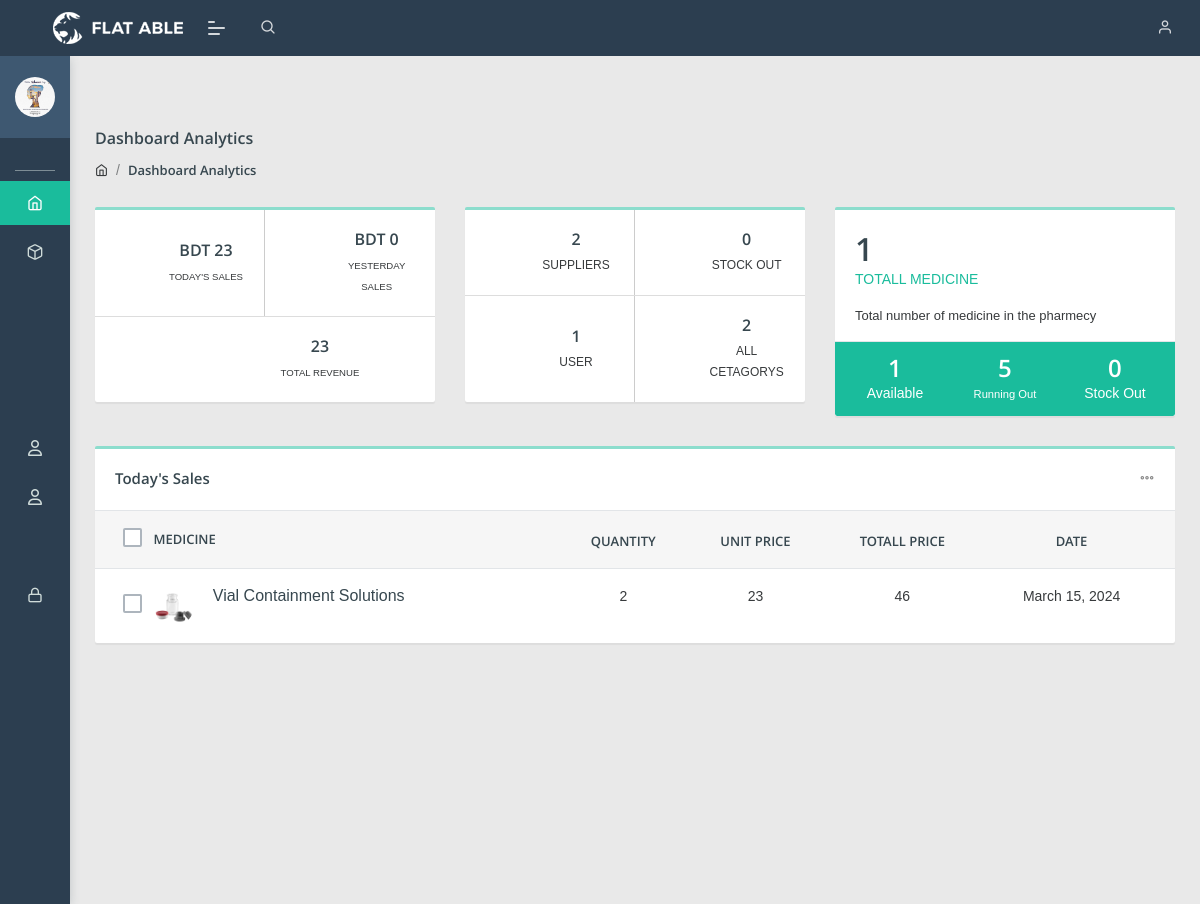
The app's page / (signed in) with its own data.
### Auth_App/models.py (models this page shows, shortened)
class UserProfile(models.Model):
    user = models.OneToOneField(User, on_delete=models.CASCADE, related_name='user_profile')
    addess = models.CharField(max_length=160, null=True)
    dob = models.DateField(null=True)
    phone = models.CharField(max_length=20, null=True)
    profile_pic = models.ImageField(upload_to='profile_img', null=True)

### Pharmacey_App/models.py (models this page shows, shortened)
class Sale(models.Model):
    Product = models.ForeignKey(Medicine, on_delete=models.CASCADE, related_name='sele_medicine')
    client = models.ForeignKey(Client, on_delete=models.CASCADE)
    quntity = models.IntegerField()
    sale_date = models.DateField(auto_now=True)
    def get_total_price(self):
        total = self.Product.selling_Price * self.quntity
        return total

class Medicine(models.Model):
    medicine = models.OneToOneField(Stock_Medisice, on_delete=models.CASCADE)
    selling_Price = models.IntegerField()
    discount = models.IntegerField(null=True, blank=True)
    Description = models.TextField()

class Stock_Medisice(models.Model):
    medicine_name = models.CharField(max_length=160)
    Category = models.ForeignKey(Catagory,on_delete=models.CASCADE)
    Supplier = models.ForeignKey(Suplier, on_delete=models.CASCADE)
    price = models.IntegerField(default=0)
    quatity = models.IntegerField(default=0)
    exire_date = models.DateField()
    medicine_img = models.ImageField(upload_to='medicine_pic')

### Pharmacey_App/views.py (the view)
# urls.py: path('', views.Deshbord, name='Deshbord'),
@login_required()
def Deshbord(request):
    tomorrow = timedelta(days=-1)
    last7_days = timedelta(days=-7)
    Date = date.today()
    yesterday_date = Date + tomorrow
    last_7days_date = Date + last7_days
    today_sale = Sale.objects.filter(sale_date=Date)
    yesterday_sale = Sale.objects.filter(sale_date=yesterday_date)
    last7dyas_sale = Sale.objects.filter(sale_date=last_7days_date)
    today_total_sale = 0
    yesterday_total_sale = 0
    befor7_days_total = 0
    for i in today_sale:
        today_total_sale += i.Product.selling_Price
    for i in yesterday_sale:
        yesterday_total_sale += i.Product.selling_Price
    for i in last7dyas_sale:
        yesterday_total_sale += i.Product.selling_Price
    suplier = Suplier.objects.all()
    user = User.objects.all().count()
    medicine = Medicine.objects.all()
    list = []
    for i in medicine:
        if (i.medicine.exire_date) <= Date:
            list.append(i)
    catagory = Catagory.objects.all().count()
    medicine = Medicine.objects.all().count()
    Total = Sale.objects.all()
    total_sale = 0
    for i in Total:
        total_sale += i.Product.selling_Price
    Stock_out = Stock_Medisice.objects.filter(quatity=0).count()
    Stock_out = Stock_Medisice.objects.filter(quatity=0).count()
    context = {
        'today_total_sale':today_total_sale,
        'yesterday_total_sale':yesterday_total_sale,
        'suplier':suplier,
        'user':user,
        'catagory':catagory,
        'medicine':medicine,
        'today_sale':today_sale,
        'total_sale':total_sale,
        'Stock_out':Stock_out,
    }
    return render(request, 'HOD/Deshbord.html', context)

### templates/HOD/Deshbord.html (shortened to what this page needs)
{% extends "base.html" %}
{% load static %}
{% block body_block %}
<div class="pcoded-content">
  <div class="page-header">
      <div class="page-block">
          <div class="row align-items-center">
              <div class="col-md-12">
                  <div class="page-header-title">
                      <h5 class="m-b-10">Dashboard Analytics</h5>
                  </div>
                  <ul class="breadcrumb">
                      <li class="breadcrumb-item"><a href="index.html"><i class="feather icon-home"></i></a></li>
                      <li class="breadcrumb-item"><a href="#!">Dashboard Analytics</a></li>
                  </ul>
              </div>
          </div>
      </div>
  </div>
  <div class="row">
      <div class="col-md-12 col-xl-4">
          <div class="card flat-card">
              <div class="row-table">
                  <div class="col-sm-6 card-body br">
                      <div class="row">
                          <div class="col-sm-4">
                              <i class="fa-solid fa-file-invoice-dollar text-success"></i>
                          </div>
                          <div class="col-sm-8 text-md-center">
                              <h5>BDT {{today_total_sale}}</h5>
                              <span><small>TODAY'S SALES</small></span>
                          </div>
                      </div>
                  </div>
                  <div class="col-sm-6 card-body">
                      <div class="row">
                          <div class="col-sm-4">
                              <i class="fa-solid fa-comments-dollar text-danger"></i>
                          </div>
                          <br/>
                          <div class="col-sm-8 text-md-center">
                              <h5>BDT {{yesterday_total_sale}}</h5>
                              <span><small>YESTERDAY SALES</small></span>
                          </div>
                      </div>
                  </div>
              </div>
              <div class="row-table">
                  <div class="col-sm-6 card-body">
                      <div class="row">
                          <div class="col-sm-4">
                              <i class="fa-solid fa-chart-column text-warning"></i>
                          </div>
                          <div class="col-sm-8 text-md-center">
                              <h5>{{total_sale}}</h5>
                              <span><small>TOTAL REVENUE</small></span>
                          </div>
                      </div>
                  </div>
              </div>
          </div>
      </div>
      <div class="col-md-12 col-xl-4">
          <div class="card flat-card">
              <div class="row-table">
                  <div class="col-sm-6 card-body br">
                      <div class="row">
                          <div class="col-sm-4">
                              <i class="fa-solid fa-people-group text-success"></i>
                          </div>
                          <div class="col-sm-8 text-md-center">
                              <h5>{{suplier.count}}</h5>
                              <span>SUPPLIERS</span>
                          </div>
                      </div>
                  </div>
                  <div class="col-sm-6 card-body">
                      <div class="row">
                          <div class="col-sm-4">
                              <i class="fa-solid fa-pills text-success"></i>
                          </div>
                          <div class="col-sm-8 text-md-center">
                              <h5>{{Stock_out}}</h5>
                              <span>STOCK OUT</span>
                          </div>
                      </div>
                  </div>
              </div>
              <div class="row-table">
                  <div class="col-sm-6 card-body br">
                      <div class="row">
                          <div class="col-sm-4">
                              <i class="fa-solid fa-user-nurse text-success"></i>
                          </div>
                          <div class="col-sm-8 text-md-center">
                              <h5>{{user}}</h5>
                              <span>USER</span>
                          </div>
                      </div>
                  </div>
                  <div class="col-sm-6 card-body">
                      <div class="row">
                          <div class="col-sm-4">
                              <i class="fa-solid fa-bars text-success"></i>
                          </div>
                          <div class="col-sm-8 text-md-center">
                              <h5>{{catagory}}</h5>
                              <span>ALL CETAGORYS</span>
                          </div>
                      </div>
                  </div>
              </div>
          </div>
      </div>
      <div class="col-md-12 col-xl-4">
          <div class="card support-bar overflow-hidden">
              <div class="card-body pb-0">
                  <h2 class="m-0">{{medicine}}</h2>
                  <span class="text-c-blue">TOTALL MEDICINE</span>
                  <p class="mb-3 mt-3">Total number of medicine in the pharmecy</p>
              </div>
              <div class="card-footer bg-primary text-white">
                  <div class="row text-center">
                      <div class="col">
                          <h4 class="m-0 text-white">{{medicine}}</h4>
                          <span>Available</span>
                      </div>
                      <div class="col">
                          <h4 class="m-0 text-white">5</h4>
                          <span><small>Running Out</small></span>
                      </div>
                      <div class="col">
                          <h4 class="m-0 text-white">{{Stock_out}}</h4>
                          <span>Stock Out</span>
                      </div>
                  </div>
              </div>
          </div>
      </div>
      <div class="col-xl-12 col-md-12">
          <div class="card table-card">
              <div class="card-header">
                  <h5>Today's Sales</h5>
                  <div class="card-header-right">
                      <div class="btn-group card-option">
                          <button type="button" class="btn dropdown-toggle" data-toggle="dropdown" aria-haspopup="true" aria-expanded="false">
                              <i class="feather icon-more-horizontal"></i>
                          </button>
                      </div>
                  </div>
              </div>
              <div class="card-body p-0">
                  <div class="table-responsive">
                      <table class="table table-hover mb-0">
                          <thead>
                              <tr>
                                  <th>
                                      <div class="chk-option">
                                          <label class="check-task custom-control custom-checkbox d-flex justify-content-center done-task">
                                          </label>
                                      </div>
                                      MEDICINE
                                  </th>
                                  <th class="text-center">QUANTITY</th>
                                  <th class="text-center">UNIT PRICE</th>
                                  <th class="text-center">TOTALL PRICE</th>
                                  <th class="text-center">DATE</th>
                              </tr>
                          </thead>
                          <tbody>
                            {% for i in today_sale %}
                              <tr>
                                  <td>
                                      <div class="chk-option">
                                          <label class="check-task custom-control custom-checkbox d-flex justify-content-center done-task">
                                          </label>
                                      </div>
                                      <div class="d-inline-block align-middle">
                                          <img src="/media/{{i.Product.medicine.medicine_img}}" alt="user image" class="img-radius wid-40 align-top m-r-15">
                                          <div class="d-inline-block">
                                              <h6>{{i.Product.medicine.medicine_name}}</h6>
                                          </div>
                                      </div>
                                  </td>
                                  <td class="text-center">{{i.quntity}}</td>
                                  <td class="text-center">{{i.Product.selling_Price}}</td>
                                  <td class="text-center">{{i.get_total_price}}</td>
                                  <td class="text-center">{{i.sale_date}}</td>
                              </tr>
                              {% endfor %}
                          </tbody>
                      </table>
                  </div>
              </div>
          </div>
      </div>
  </div>
</div>
{% endblock%}

### templates/base.html (shortened to what this page needs)
<!DOCTYPE html>
{% load static %}
<html lang="en">
<head>
    <link rel="stylesheet" href="{% static 'assets/css/style.css' %}">
    <link rel="stylesheet" href="{% static 'assets/css/all.min.css' %}">
    <link rel="stylesheet" href="{% static 'assets/css/fontawesome.min.css' %}">
</head>
<body class="">
	<nav class="pcoded-navbar  ">
		<div class="navbar-wrapper  ">
			<div class="navbar-content scroll-div " >
				<div class="">
					<div class="main-menu-header">
						<img class="img-radius" src="{{request.user.user_profile.profile_pic.url}}" alt="User-Profile-Image">
						<div class="user-details">
						</div>
					</div>
				</div>
				<ul class="nav pcoded-inner-navbar ">
					<li class="nav-item pcoded-menu-caption">
					</li>
					<li class="nav-item">
					    <a href="{% url 'Pharmacey_App:Deshbord' %}" class="nav-link "><span class="pcoded-micon"><i class="feather icon-home"></i></span><span class="pcoded-mtext">Dashboard</span></a>
					</li>
					<li class="nav-item pcoded-hasmenu">
						<a href="#!" class="nav-link "><span class="pcoded-micon"><i class="feather icon-box"></i></span><span class="pcoded-mtext">Categories</span></a>
					</li>
                    <li class="nav-item pcoded-hasmenu">
						<a href="#!" class="nav-link "><span class="pcoded-micon"><i class="fa-solid fa-capsules"></i></span><span class="pcoded-mtext">Medicine</span></a>
					</li>
                    <li class="nav-item pcoded-hasmenu">
						<a href="#!" class="nav-link "><span class="pcoded-micon"><i class="fa-solid fa-cart-shopping"></i></span><span class="pcoded-mtext">Stock</span></a>
					</li>
                    <li class="nav-item pcoded-hasmenu">
						<a href="#!" class="nav-link "><span class="pcoded-micon"><i class="fa-solid fa-chart-simple"></i></span><span class="pcoded-mtext">Sales</span></a>
					</li>
                    <li class="nav-item pcoded-hasmenu">
						<a href="#!" class="nav-link "><span class="pcoded-micon"><i class="fa-regular fa-user"></i></span><span class="pcoded-mtext">Suppliers</span></a>
					</li>
					<li class="nav-item pcoded-hasmenu">
						<a href="#!" class="nav-link "><span class="pcoded-micon"><i class="fa-regular fa-user"></i></span><span class="pcoded-mtext">Clients</span></a>
					</li>
                    <li class="nav-item pcoded-hasmenu">
						<a href="#!" class="nav-link "><span class="pcoded-micon"><i class="fa-solid fa-chart-line"></i></span><span class="pcoded-mtext">Repport</span></a>
					</li>
					<li class="nav-item pcoded-hasmenu">
					    <a href="#!" class="nav-link "><span class="pcoded-micon"><i class="feather icon-lock"></i></span><span class="pcoded-mtext">Authentication</span></a>
					</li>
					<li class="nav-item"><a href="{% url 'Auth_app:userprofile' id=request.user.id %}"><span class="pcoded-micon"><i class="fa-solid fa-gears"></i></span><span class="pcoded-mtext">Settings</span></a></li>
				</ul>
			</div>
		</div>
	</nav>
	<header class="navbar pcoded-header navbar-expand-lg navbar-light header-dark">
				<div class="m-header">
					<a class="mobile-menu" id="mobile-collapse" href="#!"><span></span></a>
					<a href="#!" class="b-brand">
						<img src="{% static 'assets/images/logo.png' %}" alt="" class="logo">
					</a>
				</div>
				<div class="collapse navbar-collapse">
					<ul class="navbar-nav mr-auto">
						<li class="nav-item">
							<a href="#!" class="pop-search"><i class="feather icon-search"></i></a>
						</li>
					</ul>
					<ul class="navbar-nav ml-auto">
						<li>
							<div class="dropdown drp-user">
								<a href="#" class="dropdown-toggle" data-toggle="dropdown">
									<i class="feather icon-user"></i>
								</a>
							</div>
						</li>
					</ul>
				</div>
	</header>
<div class="pcoded-main-container">
	<div class="mt-5">
		{% block body_block %}
		{% endblock%}
	</div>
</div>
</body>
</html>

### records on screen
Sale: Product.medicine.medicine_img (picture), Product.medicine.medicine_name "Vial Containment Solutions", quntity "2", Product.selling_Price "23", get_total_price "46", sale_date "March 15, 2024"

### other values on screen
{{ today_total_sale }} "23"
{{ yesterday_total_sale }} "0"
{{ total_sale }} "23"
{{ suplier.count }} "2"
{{ Stock_out }} "0"
{{ user }} "1"
{{ catagory }} "2"
{{ medicine }} "1"
